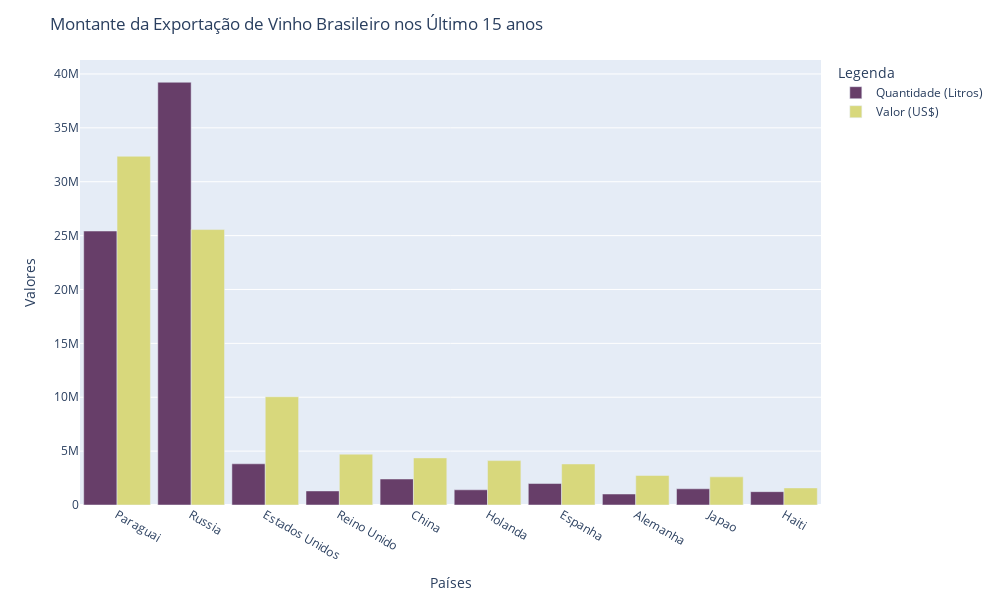

The cell this chart's notebook holds for it:
### Code cell
fig = px.bar(
    data_frame = acumulado_top_10,
    x = 'pais',
    y = ['quantidade_exportacao', 'valor_exportacao'],
    barmode = 'group', 
    color_discrete_map = {
        'quantidade_exportacao': '#673E69',
        'valor_exportacao': '#D8D87C'
        }
    )

nome_variaveis = {'quantidade_exportacao': 'Quantidade (Litros)', 'valor_exportacao': 'Valor (US$)'}
fig.for_each_trace(lambda x: x.update(
                                    name = nome_variaveis[x.name],
                                    legendgroup = nome_variaveis[x.name],
                                    hovertemplate = x.hovertemplate.replace(x.name, nome_variaveis[x.name])
                                )
    )

fig.update_layout(
    title = 'Montante da Exportação de Vinho Brasileiro nos Último 15 anos', 
    xaxis_title = 'Países', 
    yaxis_title = 'Valores', 
    legend_title = 'Legenda',
    width = 1000, 
    height = 600, 
    bargap = 0.1
    )

fig.show()

### Figure 1 — Plotly figure (JSON) as saved in the notebook; plotly's stock layout.template omitted (floating-point values rounded to 4 significant figures)
{"data": [{"alignmentgroup": "True", "hovertemplate": "variable=Quantidade (Litros)<br>pais=%{x}<br>value=%{y}<extra></extra>", "legendgroup": "Quantidade (Litros)", "marker": {"color": "#673E69", "pattern": {"shape": ""}}, "name": "Quantidade (Litros)", "offsetgroup": "quantidade_exportacao", "orientation": "v", "showlegend": true, "textposition": "auto", "type": "bar", "x": ["Paraguai", "Russia", "Estados Unidos", "Reino Unido", "China", "Holanda", "Espanha", "Alemanha", "Japao", "Haiti"], "xaxis": "x", "y": [25423559, 39230153, 3822251, 1305329, 2411701, 1410166, 1993000, 1020933, 1502311, 1238100], "yaxis": "y"}, {"alignmentgroup": "True", "hovertemplate": "variable=Valor (US$)<br>pais=%{x}<br>value=%{y}<extra></extra>", "legendgroup": "Valor (US$)", "marker": {"color": "#D8D87C", "pattern": {"shape": ""}}, "name": "Valor (US$)", "offsetgroup": "valor_exportacao", "orientation": "v", "showlegend": true, "textposition": "auto", "type": "bar", "x": ["Paraguai", "Russia", "Estados Unidos", "Reino Unido", "China", "Holanda", "Espanha", "Alemanha", "Japao", "Haiti"], "xaxis": "x", "y": [32364257, 25559026, 10046712, 4717554, 4372268, 4119122, 3808552, 2739079, 2612375, 1586194], "yaxis": "y"}], "layout": {"bargap": 0.1, "barmode": "group", "height": 600, "legend": {"title": {"text": "Legenda"}, "tracegroupgap": 0}, "margin": {"t": 60}, "title": {"text": "Montante da Exportação de Vinho Brasileiro nos Último 15 anos"}, "width": 1000, "xaxis": {"anchor": "y", "domain": [0, 1], "title": {"text": "Países"}}, "yaxis": {"anchor": "x", "domain": [0, 1], "title": {"text": "Valores"}}}}
